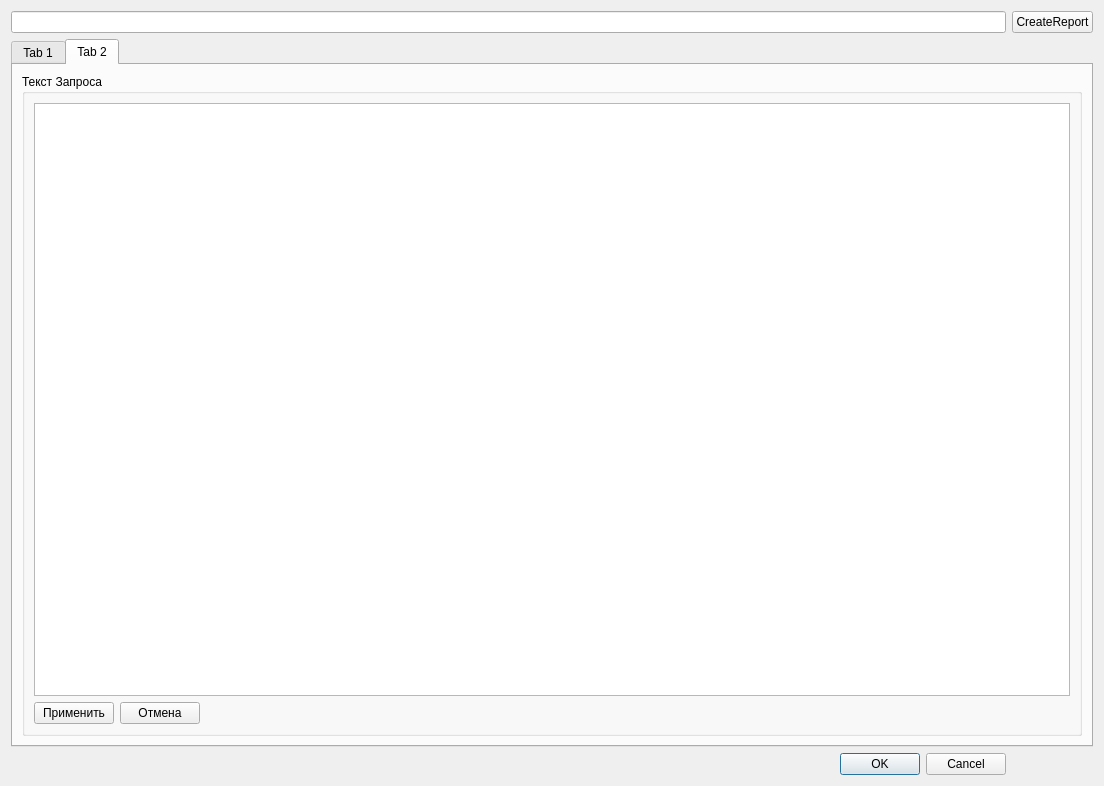
<?xml version="1.0" encoding="UTF-8"?>
<ui version="4.0">
 <class>ConstructorDialogExtended</class>
 <widget class="QDialog" name="ConstructorDialogExtended">
  <property name="enabled">
   <bool>true</bool>
  </property>
  <property name="geometry">
   <rect>
    <x>0</x>
    <y>0</y>
    <width>1104</width>
    <height>786</height>
   </rect>
  </property>
  <property name="windowTitle">
   <string>Dialog</string>
  </property>
  <layout class="QGridLayout" name="gridLayout">
   <item row="10" column="0">
    <widget class="QDialogButtonBox" name="buttonBox">
     <property name="orientation">
      <enum>Qt::Horizontal</enum>
     </property>
     <property name="standardButtons">
      <set>QDialogButtonBox::Cancel|QDialogButtonBox::Ok</set>
     </property>
    </widget>
   </item>
   <item row="0" column="0">
    <widget class="QLineEdit" name="edtReportName"/>
   </item>
   <item row="0" column="1">
    <widget class="QPushButton" name="btnCreateReport">
     <property name="text">
      <string>CreateReport</string>
     </property>
    </widget>
   </item>
   <item row="2" column="0" colspan="2">
    <widget class="QTabWidget" name="tabWidget">
     <property name="currentIndex">
      <number>1</number>
     </property>
     <widget class="QWidget" name="tab">
      <attribute name="title">
       <string>Tab 1</string>
      </attribute>
      <layout class="QVBoxLayout" name="verticalLayout">
       <item>
        <widget class="QGroupBox" name="groupBox_4">
         <property name="title">
          <string>Шапка таблицы</string>
         </property>
         <layout class="QGridLayout" name="gridLayout_4">
          <item row="0" column="2">
           <widget class="QGroupBox" name="groupBox_5">
            <property name="title">
             <string>Формат ячейки</string>
            </property>
            <layout class="QGridLayout" name="gridLayout_5">
             <item row="1" column="1">
              <widget class="QComboBox" name="comboBox_2">
               <item>
                <property name="text">
                 <string>Обычный</string>
                </property>
               </item>
               <item>
                <property name="text">
                 <string>Жирный</string>
                </property>
               </item>
               <item>
                <property name="text">
                 <string>Курсив</string>
                </property>
               </item>
              </widget>
             </item>
             <item row="1" column="0">
              <widget class="QLabel" name="label_2">
               <property name="text">
                <string>Стиль</string>
               </property>
              </widget>
             </item>
             <item row="0" column="0">
              <widget class="QLabel" name="lblAlignmentCapItem">
               <property name="text">
                <string>Выравнивание</string>
               </property>
              </widget>
             </item>
             <item row="0" column="1">
              <widget class="QComboBox" name="cmbAlignmentCapItem">
               <item>
                <property name="text">
                 <string>Слева</string>
                </property>
               </item>
               <item>
                <property name="text">
                 <string>По центру</string>
                </property>
               </item>
               <item>
                <property name="text">
                 <string>Справа</string>
                </property>
               </item>
              </widget>
             </item>
            </layout>
           </widget>
          </item>
          <item row="3" column="2">
           <layout class="QGridLayout" name="gridLayout_6">
            <item row="2" column="2">
             <widget class="QSpinBox" name="spinBoxColumnCount">
              <property name="sizePolicy">
               <sizepolicy hsizetype="Preferred" vsizetype="Fixed">
                <horstretch>0</horstretch>
                <verstretch>0</verstretch>
               </sizepolicy>
              </property>
              <property name="minimum">
               <number>2</number>
              </property>
             </widget>
            </item>
            <item row="0" column="0" colspan="3">
             <widget class="QPushButton" name="btnCreateTableCap">
              <property name="text">
               <string>Создать таблицу</string>
              </property>
             </widget>
            </item>
            <item row="2" column="0">
             <widget class="QSpinBox" name="spinBoxRowCount">
              <property name="sizePolicy">
               <sizepolicy hsizetype="Preferred" vsizetype="Fixed">
                <horstretch>0</horstretch>
                <verstretch>0</verstretch>
               </sizepolicy>
              </property>
              <property name="minimum">
               <number>2</number>
              </property>
              <property name="singleStep">
               <number>1</number>
              </property>
              <property name="value">
               <number>2</number>
              </property>
             </widget>
            </item>
            <item row="2" column="1">
             <widget class="QLabel" name="label">
              <property name="sizePolicy">
               <sizepolicy hsizetype="Fixed" vsizetype="Minimum">
                <horstretch>0</horstretch>
                <verstretch>0</verstretch>
               </sizepolicy>
              </property>
              <property name="text">
               <string>x</string>
              </property>
             </widget>
            </item>
           </layout>
          </item>
          <item row="1" column="2">
           <widget class="QPushButton" name="btnClearTableCap">
            <property name="text">
             <string>Очистить таблицу</string>
            </property>
           </widget>
          </item>
          <item row="5" column="2">
           <spacer name="verticalSpacer_3">
            <property name="orientation">
             <enum>Qt::Vertical</enum>
            </property>
            <property name="sizeHint" stdset="0">
             <size>
              <width>20</width>
              <height>40</height>
             </size>
            </property>
           </spacer>
          </item>
          <item row="4" column="2">
           <widget class="QPushButton" name="btnFillTableCap">
            <property name="text">
             <string>Заполнить поля</string>
            </property>
           </widget>
          </item>
          <item row="2" column="2">
           <widget class="QPushButton" name="btnDeleteTableCap">
            <property name="text">
             <string>Удалить таблицу</string>
            </property>
           </widget>
          </item>
          <item row="0" column="0" rowspan="6">
           <widget class="CRCTableCapView" name="tblCap">
            <property name="sizePolicy">
             <sizepolicy hsizetype="Expanding" vsizetype="Expanding">
              <horstretch>0</horstretch>
              <verstretch>0</verstretch>
             </sizepolicy>
            </property>
           </widget>
          </item>
          <item row="6" column="0">
           <widget class="QGroupBox" name="groupBox_3">
            <property name="title">
             <string>Параметры</string>
            </property>
            <layout class="QHBoxLayout" name="horizontalLayout_2">
             <item>
              <widget class="CInDocTableView" name="tableParams"/>
             </item>
            </layout>
           </widget>
          </item>
         </layout>
        </widget>
       </item>
      </layout>
     </widget>
     <widget class="QWidget" name="tab_2">
      <attribute name="title">
       <string>Tab 2</string>
      </attribute>
      <layout class="QVBoxLayout" name="verticalLayout_2">
       <item>
        <widget class="QGroupBox" name="groupBoxSQL">
         <property name="title">
          <string>Текст Запроса</string>
         </property>
         <layout class="QGridLayout" name="gridLayout_2">
          <item row="0" column="0" colspan="3">
           <widget class="QTextBrowser" name="textSql">
            <property name="readOnly">
             <bool>false</bool>
            </property>
           </widget>
          </item>
          <item row="1" column="2">
           <spacer name="horizontalSpacer">
            <property name="orientation">
             <enum>Qt::Horizontal</enum>
            </property>
            <property name="sizeHint" stdset="0">
             <size>
              <width>40</width>
              <height>20</height>
             </size>
            </property>
           </spacer>
          </item>
          <item row="1" column="0">
           <widget class="QPushButton" name="btnApplySql">
            <property name="text">
             <string>Применить</string>
            </property>
           </widget>
          </item>
          <item row="1" column="1">
           <widget class="QPushButton" name="btnResetSql">
            <property name="text">
             <string>Отмена</string>
            </property>
           </widget>
          </item>
         </layout>
        </widget>
       </item>
      </layout>
     </widget>
    </widget>
   </item>
  </layout>
 </widget>
 <customwidgets>
  <customwidget>
   <class>CInDocTableView</class>
   <extends>QTableView</extends>
   <header>library.InDocTable.h</header>
  </customwidget>
  <customwidget>
   <class>CRCTableCapView</class>
   <extends>QTableView</extends>
   <header>Reports/ReportsConstructor/RCTableView.h</header>
  </customwidget>
 </customwidgets>
 <resources/>
 <connections>
  <connection>
   <sender>buttonBox</sender>
   <signal>accepted()</signal>
   <receiver>ConstructorDialogExtended</receiver>
   <slot>accept()</slot>
   <hints>
    <hint type="sourcelabel">
     <x>248</x>
     <y>254</y>
    </hint>
    <hint type="destinationlabel">
     <x>157</x>
     <y>274</y>
    </hint>
   </hints>
  </connection>
  <connection>
   <sender>buttonBox</sender>
   <signal>rejected()</signal>
   <receiver>ConstructorDialogExtended</receiver>
   <slot>reject()</slot>
   <hints>
    <hint type="sourcelabel">
     <x>316</x>
     <y>260</y>
    </hint>
    <hint type="destinationlabel">
     <x>286</x>
     <y>274</y>
    </hint>
   </hints>
  </connection>
 </connections>
</ui>
